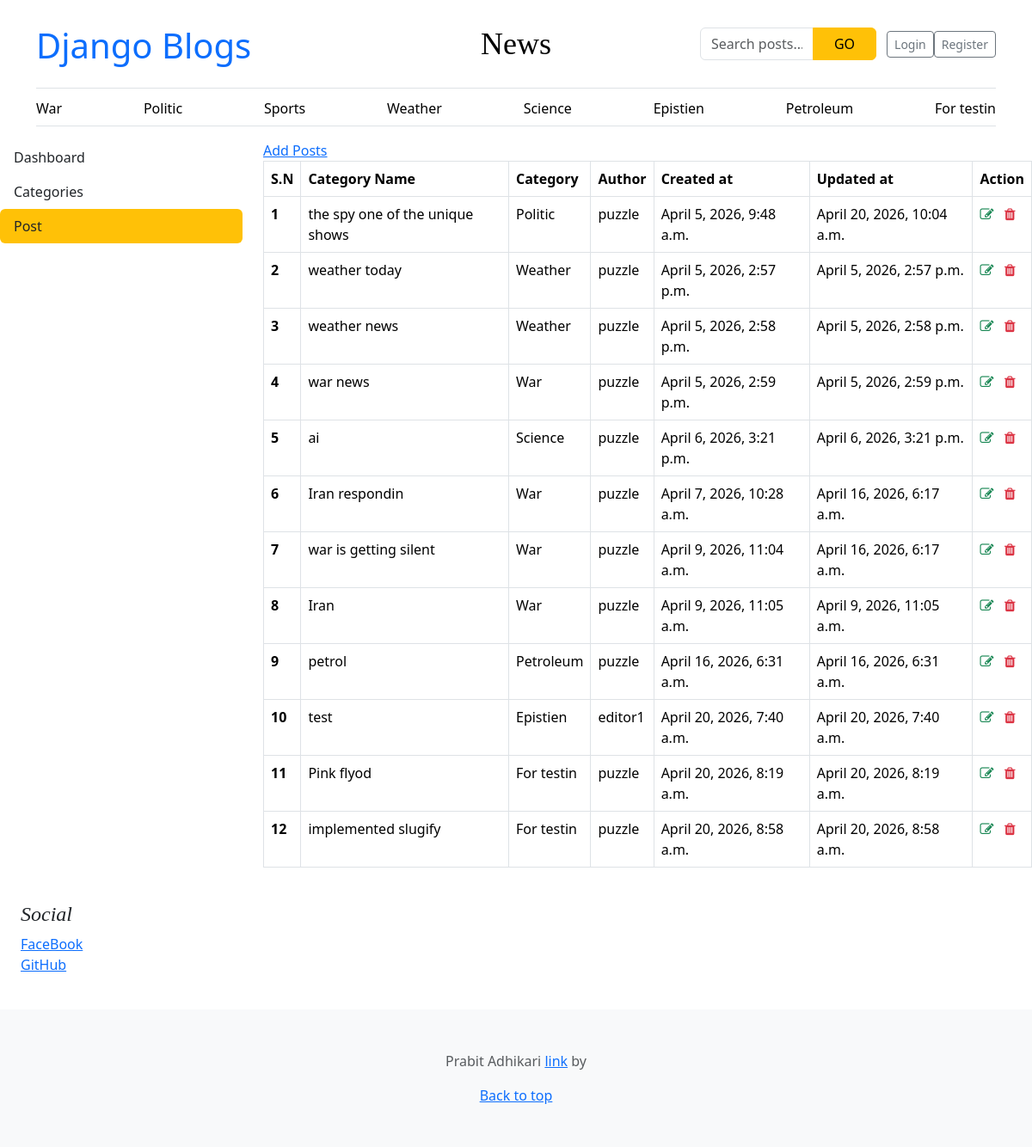
/dashboard/posts/, run on an earlier commit of the app's database.
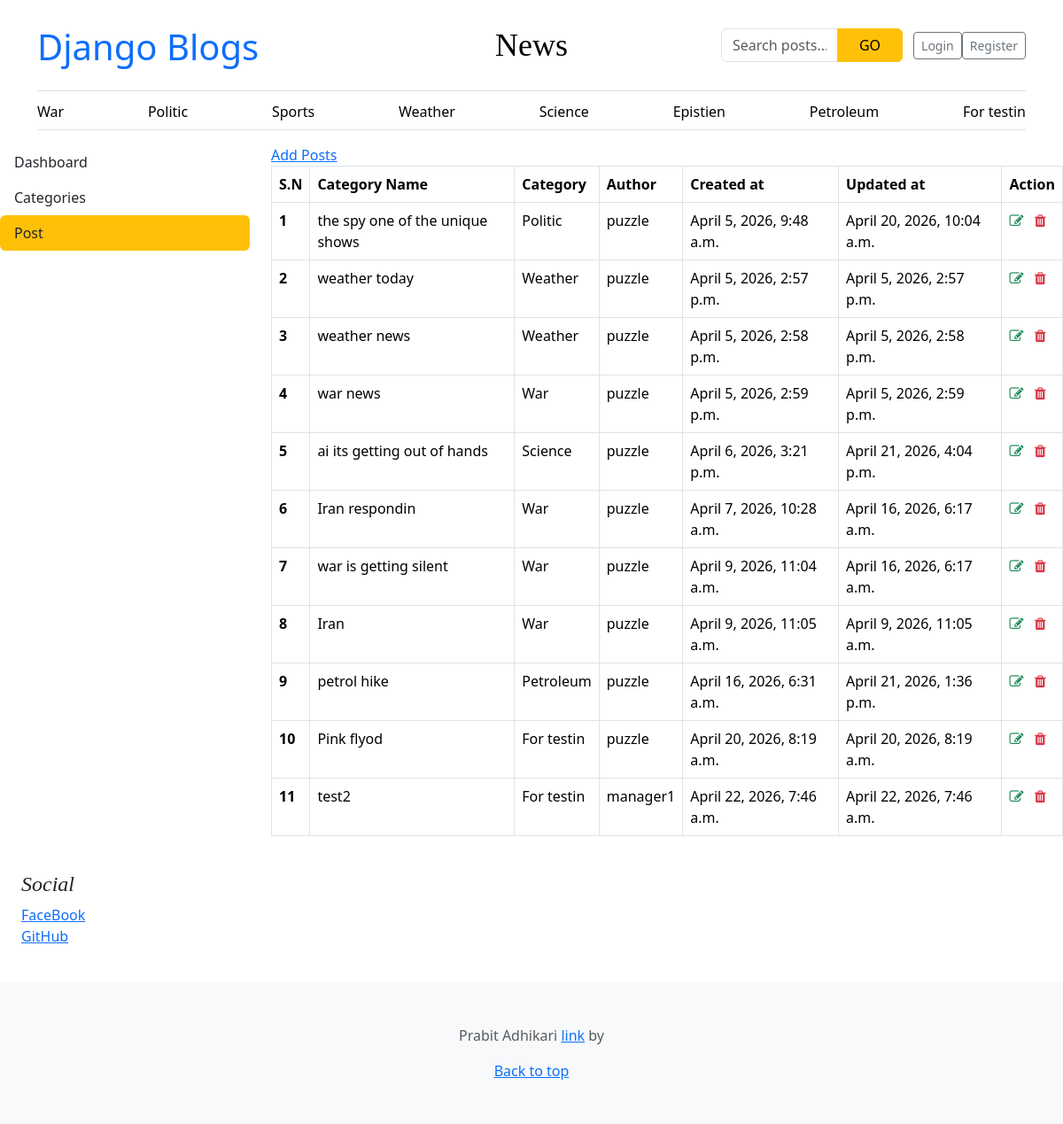
And on a later commit of the database.
### blog/models.py (models this page shows, shortened)
class Category(models.Model):
    category_name = models.CharField(max_length=1000, unique=True)
    created_at = models.DateField(auto_now_add=True)
    updated_at = models.DateField(auto_now=True)
    class Meta:
        verbose_name_plural = 'categories'
    def __str__(self):
        return f'{self.category_name}'

class Blog(models.Model):
    title = models.CharField(max_length=100)
    slug = models.SlugField(max_length=150, unique=True, blank=True)
    category = models.ForeignKey(Category, on_delete=models.CASCADE)
    author = models.ForeignKey(User, on_delete=models.CASCADE)
    featured_image = models.ImageField(upload_to='uploads/%Y/%m/%d')
    short_description = models.TextField(max_length=500)
    blog_body = models.TextField(max_length=3000)
    status = models.IntegerField(choices=STATUS_CHOICE, default=0)
    is_featured = models.BooleanField(default=False)
    created_at = models.DateTimeField(auto_now_add=True)
    updated_at = models.DateTimeField(auto_now=True)

### about/models.py (models this page shows, shortened)
class Socials(models.Model):
    name = models.CharField(max_length=50)
    link = models.URLField(max_length=500)
    class Meta:
        verbose_name_plural = 'Social Media'

### dashboard/views.py (the view)
# urls.py: path('dashboard/posts/', views.posts, name='posts'),
def posts(request):
    posts = Blog.objects.all()
    context = {
        'posts': posts,
    }
    return render(request, 'dashboard/posts.html', context)

### blog/context_processors.py (called while the page is built)
def get_categories(request):
    categories = Category.objects.all()
    return dict(categories=categories)

def get_socials(request):
    socials = Socials.objects.all()
    return dict(socials=socials)

### blog/templates/dashboard/posts.html (shortened to what this page needs)
{% extends 'base.html' %} {% block content%}
<div class="row">
  {% include 'dashboard/sidebar.html' %}
  <div class="col-md-9">
    <div class="tab-content" id="v-pills-tabContent">
      <a href="{% url 'add_post' %}">Add Posts</a>
      <table class="table table-hover table-bordered">
        <thead>
          <tr>
            <th scope="col">S.N</th>
            <th scope="col">Category Name</th>
            <th scope="col">Category</th>
            <th scope="col">Author</th>
            <th scope="col">Created at</th>
            <th scope="col">Updated at</th>
            <th scope="col">Action</th>
          </tr>
        </thead>
        <tbody>
          {% for cat in posts %}
          <tr>
            <th scope="row">{{forloop.counter}}</th>
            <td>{{cat.title}}</td>
            <td>{{cat.category}}</td>
            <td>{{cat.author}}</td>
            <td>{{cat.created_at}}</td>
            <td>{{cat.updated_at}}</td>
            <td>
              <a href="{% url 'edit_post' cat.id %}"
                ><i class="fa fa-edit text-success"></i
              ></a>
              <a href="{% url 'delete_post' cat.id %}"
                ><i class="fa fa-trash text-danger" aria-hidden="true"></i
              ></a>
            </td>
          </tr>
          {% endfor %}
        </tbody>
      </table>
    </div>
  </div>
</div>
{% endblock%}

### blog/templates/base.html (shortened to what this page needs)
{% load static%}
<!doctype html>
<html lang="en" data-bs-theme="auto">
  <head>
    <link
      href="https://cdn.jsdelivr.net/npm/bootstrap@5.3.8/dist/css/bootstrap.min.css"
      rel="stylesheet"
    />
    <link href="{% static 'css/blog.css' %}" rel="stylesheet" />
    <link href="{% static 'css/blog.css' %}" rel="stylesheet" />
    <link
      rel="stylesheet"
      href="https://cdnjs.cloudflare.com/ajax/libs/font-awesome/4.7.0/css/font-awesome.min.css"
    />
  </head>
  <body>
    <div class="container">
      <header class="border-bottom lh-1 py-3">
        <div class="row flex-nowrap justify-content-between align-items-center">
          <div class="col-4 pt-1 fs-1">
            <a href="{% url 'home' %}" style="text-decoration: none"
              >Django Blogs</a
            >
          </div>
          <div class="col-4 text-center">
            <a
              class="blog-header-logo text-body-emphasis text-decoration-none"
              href="#"
              >News</a
            >
          </div>
          <div class="col-4 d-flex justify-content-end align-items-center">
            <div class="container py-3">
              <form
                action="{% url 'search' %}"
                method="GET"
                class="d-flex justify-content-center"
                id="search-bar"
              >
                <div class="input-group" style="max-width: 500px">
                  <input
                    type="text"
                    class="form-control"
                    placeholder="Search posts..."
                    name="keyword"
                  />
                  <button class="btn btn-warning px-4" type="submit">GO</button>
                </div>
              </form>
            </div>
            {% if user.is_authenticated %} {% if perms.auth.view_user %}
            <a
              class="btn btn-sm btn-outline-secondary"
              href="{% url 'dashboard' %}"
              >Dashboard</a
            >
            {% endif %}
            <a
              class="btn btn-sm btn-outline-secondary"
              href="{% url 'logout' %}"
              >Logout</a
            >
            {% else %}
            <a class="btn btn-sm btn-outline-secondary" href="{% url 'login' %}"
              >Login</a
            >
            <a
              class="btn btn-sm btn-outline-secondary"
              href="{% url 'register' %}"
              >Register</a
            >
            {% endif %}
          </div>
        </div>
      </header>
      <div class="nav-scroller py-1 mb-3 border-bottom">
        <nav class="nav nav-underline justify-content-between">
          {% if categories %} {% for cat in categories %}
          <a
            class="nav-item nav-link link-body-emphasis"
            href="{% url 'post_by_category' cat.id %}"
            >{{cat}}</a
          >
          {%endfor%} {% endif %}
        </nav>
      </div>
    </div>
    {% block content%} {% endblock %}
    <div class="p-4">
      <h4 class="fst-italic">Social</h4>
      <ol class="list-unstyled">
        {% for account in socials %}
        <li><a href="{{account.link}}">{{account.name}}</a></li>
        {% endfor %}
      </ol>
    </div>
    <footer class="py-5 text-center text-body-secondary bg-body-tertiary">
      <p>
        Prabit Adhikari
        <a href="https://getbootstrap.com/">link</a> by
      </p>
      <p class="mb-0"><a href="#">Back to top</a></p>
    </footer>
  </body>
</html>

What changed in the data, as far as the page shows it:
removed Blog: title "test", category "Epistien", author "editor1", created_at "April 20, 2026, 7:40 a.m.", updated_at "April 20, 2026, 7:40 a.m."
removed Blog: title "implemented slugify", category "For testin", author "puzzle", created_at "April 20, 2026, 8:58 a.m.", updated_at "April 20, 2026, 8:58 a.m."
changed Blog "Science": title "ai" → "ai its getting out of hands"; updated_at "April 6, 2026, 3:21 p.m." → "April 21, 2026, 4:04 p.m."
changed Blog "Petroleum": title "petrol" → "petrol hike"; updated_at "April 16, 2026, 6:31 a.m." → "April 21, 2026, 1:36 p.m."
added Blog: title "test2", category "For testin", author "manager1", created_at "April 22, 2026, 7:46 a.m.", updated_at "April 22, 2026, 7:46 a.m."
